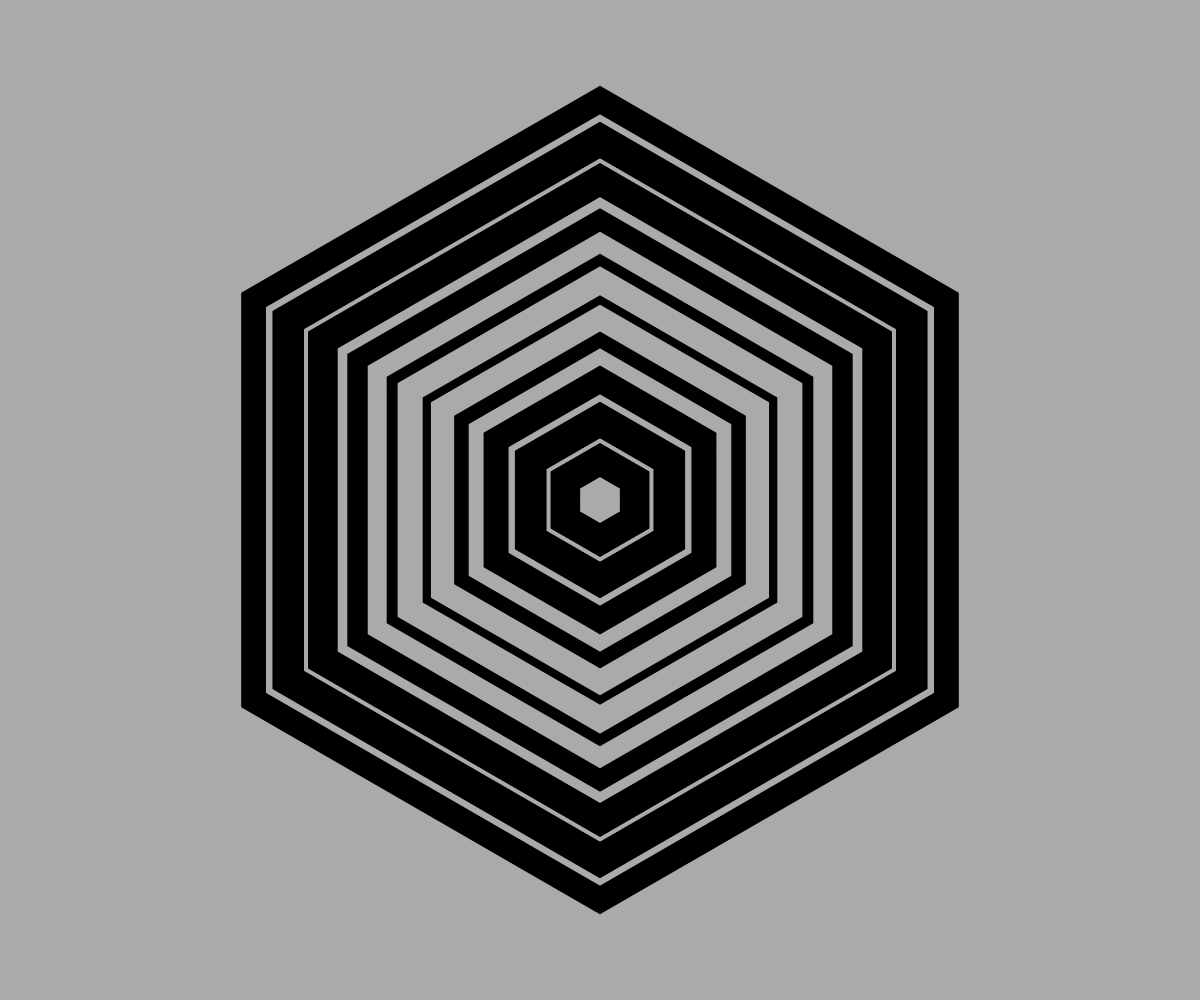
Frame 1 (no input)
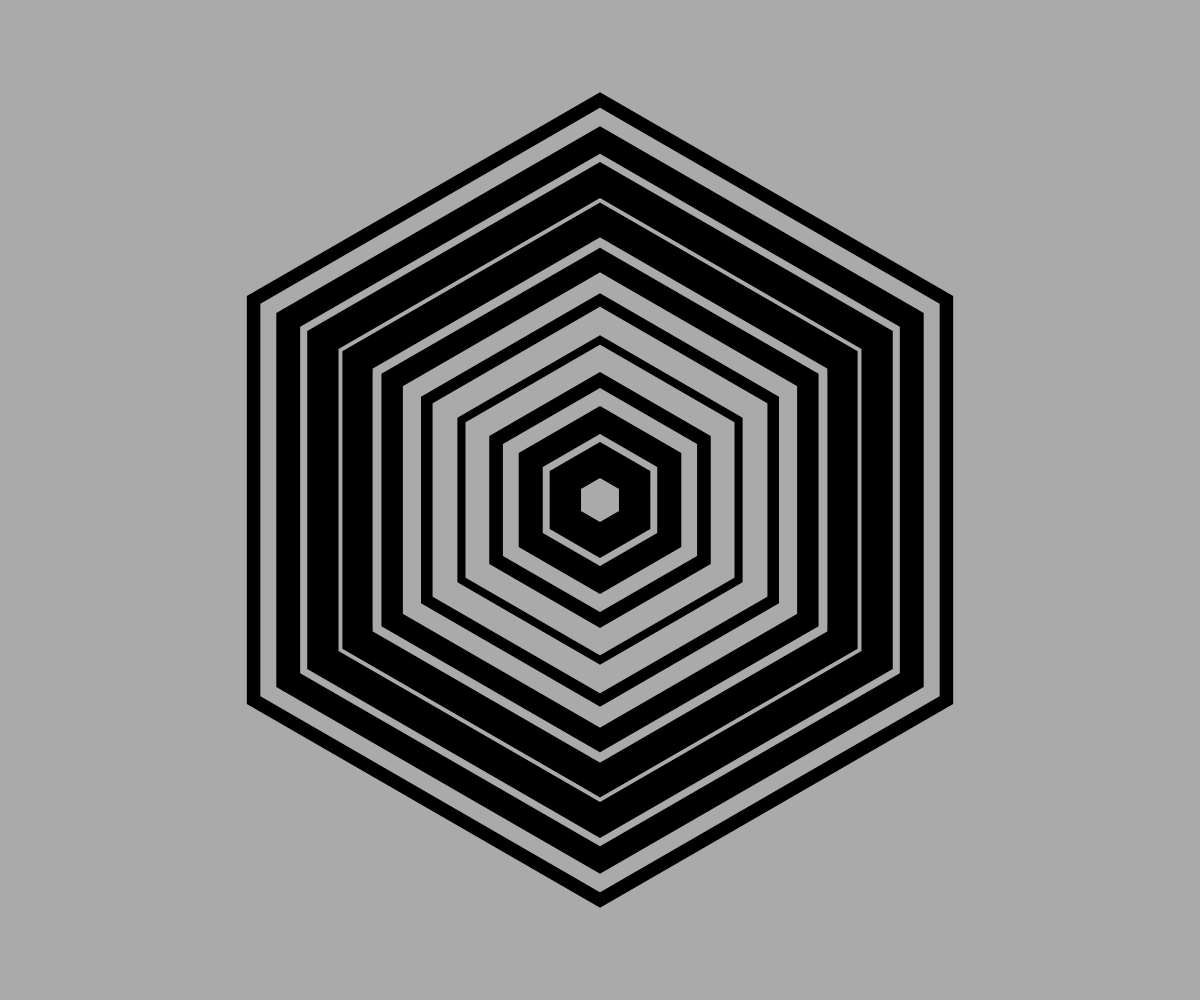
Frame 60 (no input)
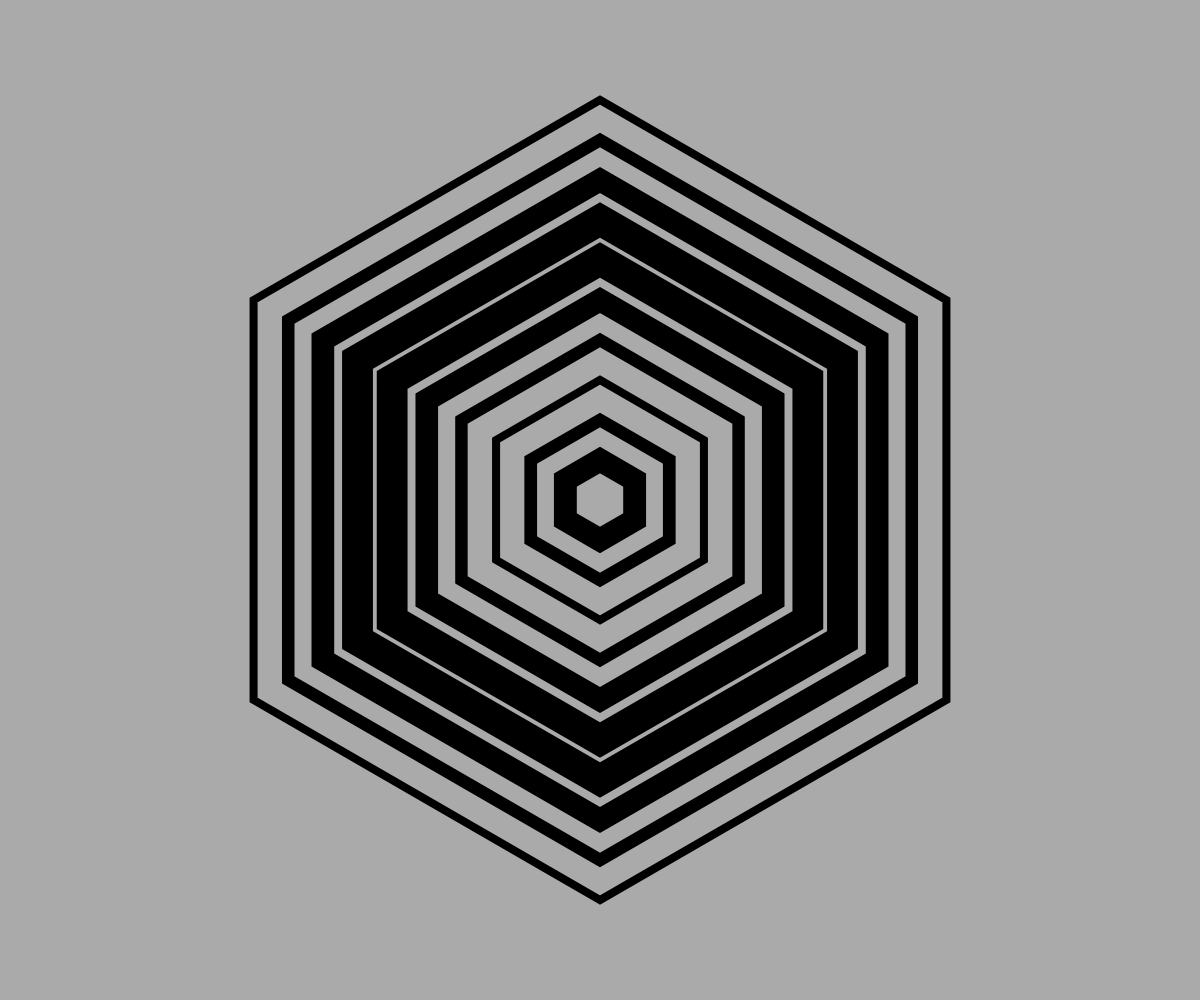
Frame 120 (the mouse pressed at the canvas centre since frame 60)

The p5.js sketch that drew these frames (run headless with seeded random() and noise() and a simulated clock; from frame 60 on, the mouse is pressed at the canvas centre):

// p5.js sketch
// ── sketch.js
function setup() {
    createCanvas(windowWidth, windowHeight);
}

function windowResized() {
    resizeCanvas(windowWidth, windowHeight);
}

function draw() {

    const dim = Math.min(width, height);


    background(170);

    noFill();
    stroke(0);
    strokeJoin(MITER);

    const time = millis() / 1000;

    const rings = 10;
    const sides = 6;
    const maxRadius = dim * 0.4;
    for (let i = 0; i < rings; i++) {

        const t = (i + 1) / rings;

        // Scale it by max radius
        const radius = t * maxRadius;

        // Min and max line thickness
        const maxThickness = maxRadius / rings * 1;
        const minThickness = maxRadius / rings * 0.001;


        const pingPong = sin(t * 9.0 + time) * 0.3 + 0.5;

        const thickness = lerp(minThickness, maxThickness, pingPong);


        strokeWeight(thickness);
        polygon(width / 2, height / 2, radius, sides, PI / 2);
    }
}

function polygon(x, y, radius, sides = 3, angle = 0) {
    beginShape();
    for (let i = 0; i < sides; i++) {
        const a = angle + TWO_PI * (i / sides);
        let sx = x + cos(a) * radius;
        let sy = y + sin(a) * radius;
        vertex(sx, sy);
    }
    endShape(CLOSE);
}
  
// ── Hexagon.html
<!DOCTYPE html>

<html lang="en">
  <head>
    <title>Hexagon</title>
    <link rel="stylesheet" href="styles.css" />
    <script src="https://cdn.jsdelivr.net/npm/p5@1.0.0/lib/p5.js"></script>
    <script src="sketch.js"></script>
  </head>

  <body></body>
</html>
